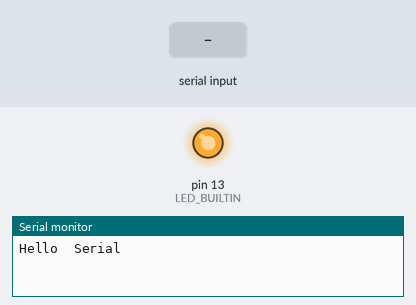
This sketch was run on a simulated Arduino Uno, built with avr-gcc and run on an emulated ATmega328P. Shown: output pins drawn as LEDs (lit = HIGH), the last lines printed to the serial monitor. Inputs (shaded band) come from the test bench.

Above: at 1.2 s.
1.3 s: "90" received over Serial
At 3.2 s:
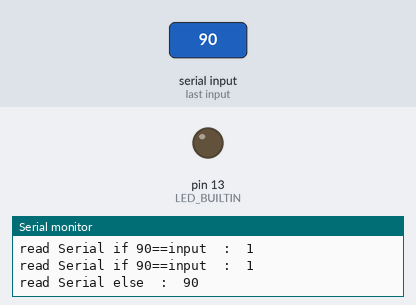
Timing chart, 0 to 4.7 s (numbered marks = the images above; inputs shaded):
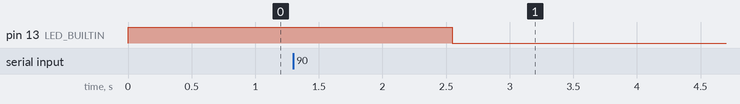

The sketch:

SerialServo.ino
```cpp
void setup() {
  // put your setup code here, to run once:

Serial.begin(9600);
Serial.println("Hello  Serial");
  pinMode(LED_BUILTIN, OUTPUT);
  digitalWrite(LED_BUILTIN,1);
}

void loop() {
  // put your main code here, to run repeatedly:
String rawDataSerial =  "";
 if (Serial.available() > 0 ){
 rawDataSerial =  Serial.readString();
 rawDataSerial.trim();
 Serial.println("read  Serial  :  "+ rawDataSerial);
  Serial.println("read Serial if 90==input  :  "+ String(bool(String(rawDataSerial) == "90")));
   Serial.println("read Serial if 90==input  :  "+ String(bool("90" == "90")));
 }

 if (String(rawDataSerial)  == "90"){
  Serial.println("read Serial else  :  "+ rawDataSerial);
    digitalWrite(LED_BUILTIN, !digitalRead(LED_BUILTIN));
 }

 delay(300);

}
```

Measured:
- after the input at 1.3 s, pin 13 (LED_BUILTIN): HIGH → LOW after 1.2 s
